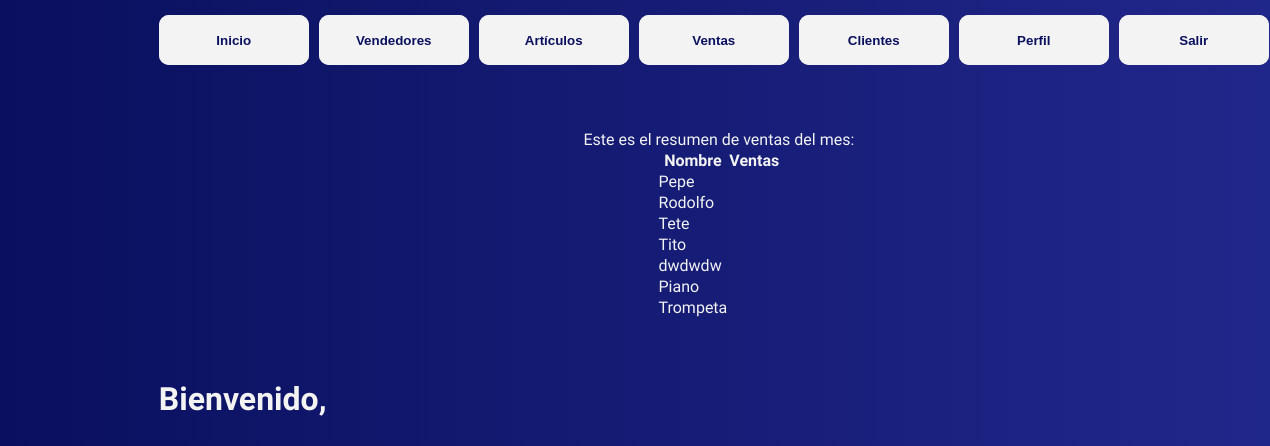
The page /principal/ on the database its author committed.
### gestordeventas/models.py (models this page shows, shortened)
class Vendedores(models.Model):
    nombre = models.CharField(max_length=20)
    correo = models.EmailField(null=True, blank=True)

class Ventas(models.Model):
    vendedor = models.ForeignKey(Vendedores, on_delete=models.SET_NULL, null=True)
    cliente = models.ForeignKey(Clientes, on_delete=models.SET_NULL, null=True)
    articulo = models.ForeignKey(Articulos, on_delete=models.SET_NULL, null=True)
    cantidad = models.IntegerField()
    total_venta_s_iva = models.DecimalField(max_digits=10, decimal_places=2, null=True)
    total_venta_c_iva = models.DecimalField(max_digits=10, decimal_places=2, null=True)
    fecha = models.DateField()

class Articulos(models.Model):
    articulo = models.CharField(max_length=20)
    cantidad = models.IntegerField()
    precio_s_iva = models.DecimalField(max_digits=10, decimal_places=2, null=False, default=0)
    precio_c_iva = models.DecimalField(max_digits=10, decimal_places=2, null=True)
    def __str__(self):
        return f'{self.articulo}'

### gestordeventas/views.py (the view)
# urls.py: path('principal/', views.principal, name='principal'),
def principal(request):
    title = "Bienvenido"
    vendedores = Vendedores.objects.all()
    ventas = Ventas.objects.all()
    return render(request, 'principal.html', {
        'title': title,
        'vendedores': vendedores,
        'ventas': ventas,
    })

### gestordeventas/templates/principal.html
{% extends 'layouts/base.html' %}
{% load static %}
{% block content %}
<div class="container-principal fade-in">
    <div class="titulo-principal">
        <h1>Bienvenido, {{ user.username }}</h1>
    </div>
    <div class="resumen-principal">
        <p>Este es el resumen de ventas del mes:</p>
        <table>
            <thead>
                <tr>
                    <th>Nombre</th>
                    <th>Ventas</th>
                </tr>
            </thead>
            <tbody>
                {% for vendedor in vendedores %}
                <tr>
                    <td>{{ vendedor.nombre }}</td>
                </tr>
                {% endfor %}
                {% for venta in ventas %}
                <tr>
                    <td>{{ venta.articulo }}</td>
                </tr>
                {% endfor %}
            </tbody>
        </table>
    </div>
</div>
{% endblock %}

### gestordeventas/static/styles/main.css (style rules this page uses)
:root { --color-fondo-primario: #0a105e; --color-fondo-secundario: #20278a; --color-blanco: #f3f3f3; --botones-hover: #301b7a; --btns-tablas: #452ca0; --btn-anadir: #23145a; }
* { margin: 0; padding: 0; }
body { flex-direction: column; align-items: center; margin: auto; background: linear-gradient(to right, var(--color-fondo-primario), var(--color-fondo-secundario)); font-family: "Sarabun", sans-serif; color: var(--color-blanco); height: 100vh; width: 75vw; }
.fade-in { opacity: 0; animation: fadeIn 1.5s forwards; }
.container-principal { display: flex; flex-direction: row; margin: 0px 0px 0px 0px; width: 100%; height: 100vh; align-items:start; }
.titulo-principal { margin-top: 300px; }
.resumen-principal { height: 100%; width: 100%; margin-top: 50px; display: flex; align-items: center; flex-direction: column; }

### rows shown on the page
Vendedores: nombre "Pepe"
Vendedores: nombre "Rodolfo"
Vendedores: nombre "Tete"
Vendedores: nombre "Tito"
Vendedores: nombre "dwdwdw"
Ventas: articulo "Piano"
Ventas: articulo "Trompeta"
